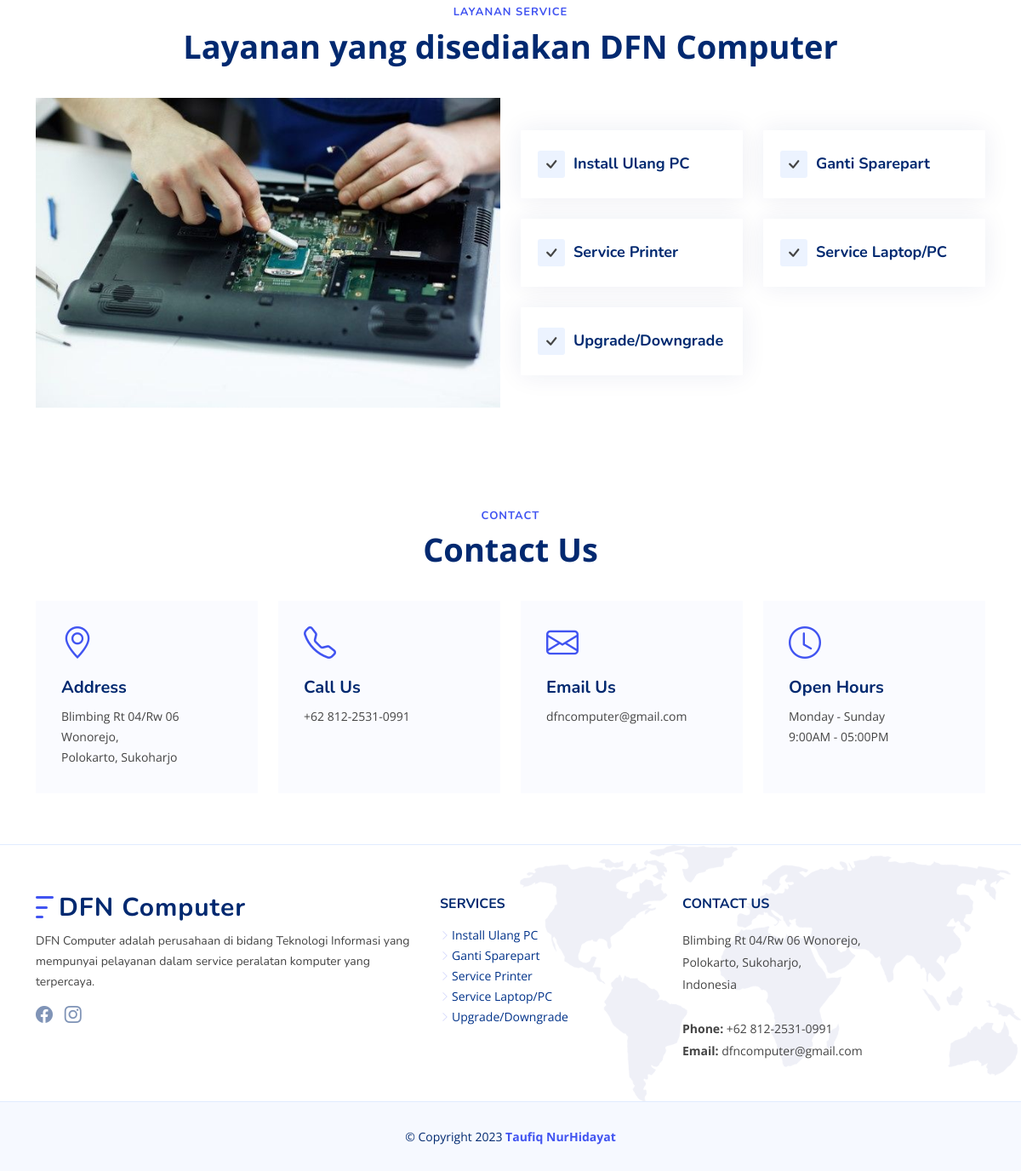
Before: / (lower part) with the older database file.
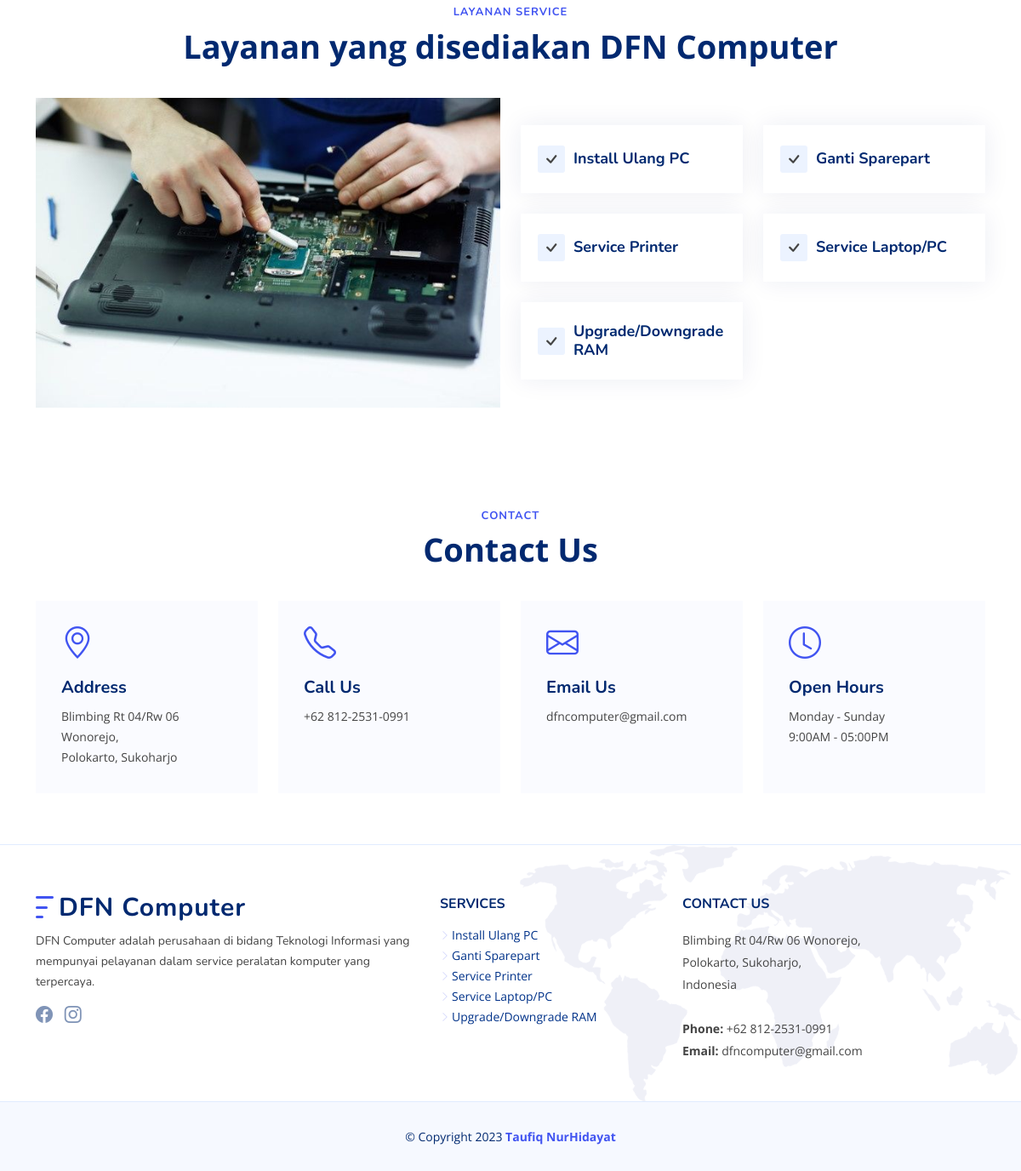
After: the same page with the newer database file.
### tables this page shows
CREATE TABLE `jasa` (
  `id_jasa` int(11) NOT NULL,
  `kategori` varchar(255) NOT NULL,
  `keterangan` varchar(255) NOT NULL
);

### index.php (the view, shortened to what the changed rows need)
<!DOCTYPE html>
<html lang="en">
<head>
  <link href="public/assets/vendor/aos/aos.css" rel="stylesheet">
  <link href="public/assets/vendor/bootstrap/css/bootstrap.min.css" rel="stylesheet">
  <link href="public/assets/vendor/bootstrap-icons/bootstrap-icons.css" rel="stylesheet">
  <link href="public/assets/vendor/glightbox/css/glightbox.min.css" rel="stylesheet">
  <link href="public/assets/vendor/remixicon/remixicon.css" rel="stylesheet">
  <link href="public/assets/vendor/swiper/swiper-bundle.min.css" rel="stylesheet">
  <link href="public/assets/css/style.css" rel="stylesheet">
  <?php
  include 'koneksi.php';
  ?>
</head>
<body>
  <main id="main">
    <section id="service" class="features">
      <div class="container" data-aos="fade-up">
        <header class="section-header">
          <h2>Layanan Service</h2>
        </header>
        <div class="row">
          <div class="col-lg-6 mt-5 mt-lg-0 d-flex">
            <div class="row align-self-center gy-4">
              <?php
              $sql = mysqli_query($koneksi, "SELECT * FROM jasa");
              while ($data = mysqli_fetch_array($sql)) {
              ?>
                <div class="col-md-6" data-aos="zoom-out" data-aos-delay="200">
                  <div class="feature-box d-flex align-items-center">
                    <i class="bi bi-check"></i>
                    <h3><?php echo $data['keterangan']; ?></h3>
                  </div>
                </div>
              <?php
              }
              ?>
            </div>
          </div>
        </div>
      </div>
    </section>
    <section id="contact" class="contact">
      <div class="container" data-aos="fade-up">
        <header class="section-header">
          <h2>Contact</h2>
        </header>
      </div>
    </section>
  </main>
  <?php
  include 'footer.php';
  ?>
</body>
</html>

### footer.php (shortened to what the changed rows need)
<footer id="footer" class="footer fixed">
  <div class="footer-top">
    <div class="container">
      <div class="row gy-4">
        <div class="col-lg-3 col-md-12 footer-links">
          <?php
          $sql = mysqli_query($koneksi, "SELECT * FROM jasa");
          while ($data = mysqli_fetch_array($sql)) {
          ?>
            <ul>
              <li>
                <i class="bi bi-chevron-right"></i>
                <a><?php echo $data['keterangan']; ?></a>
              </li>
            </ul>
          <?php
          }
          ?>
        </div>
      </div>
    </div>
  </div>
</footer>

Changed rows visible on the page:
changed jasa: keterangan "Upgrade/Downgrade" → "Upgrade/Downgrade RAM"
